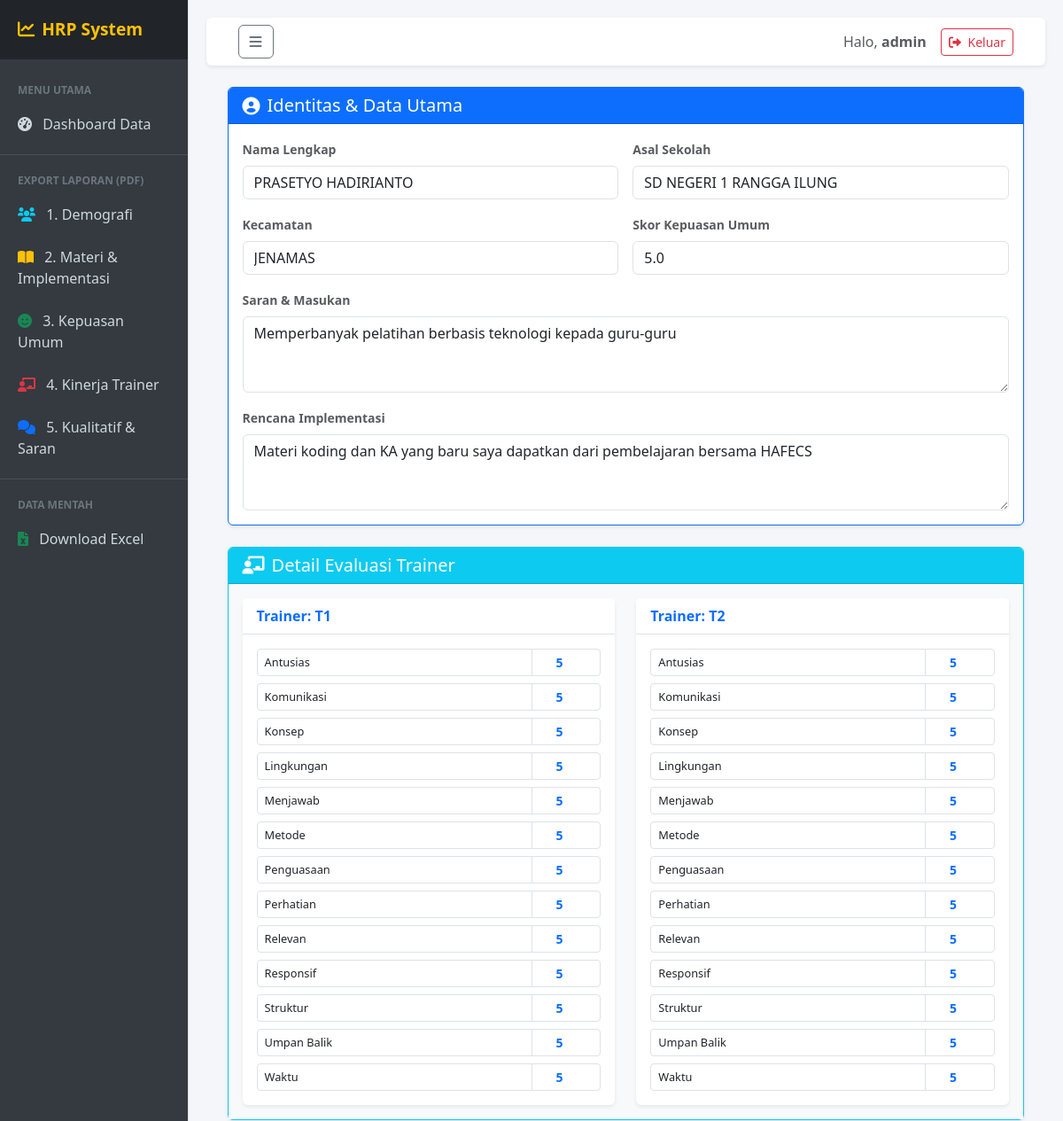
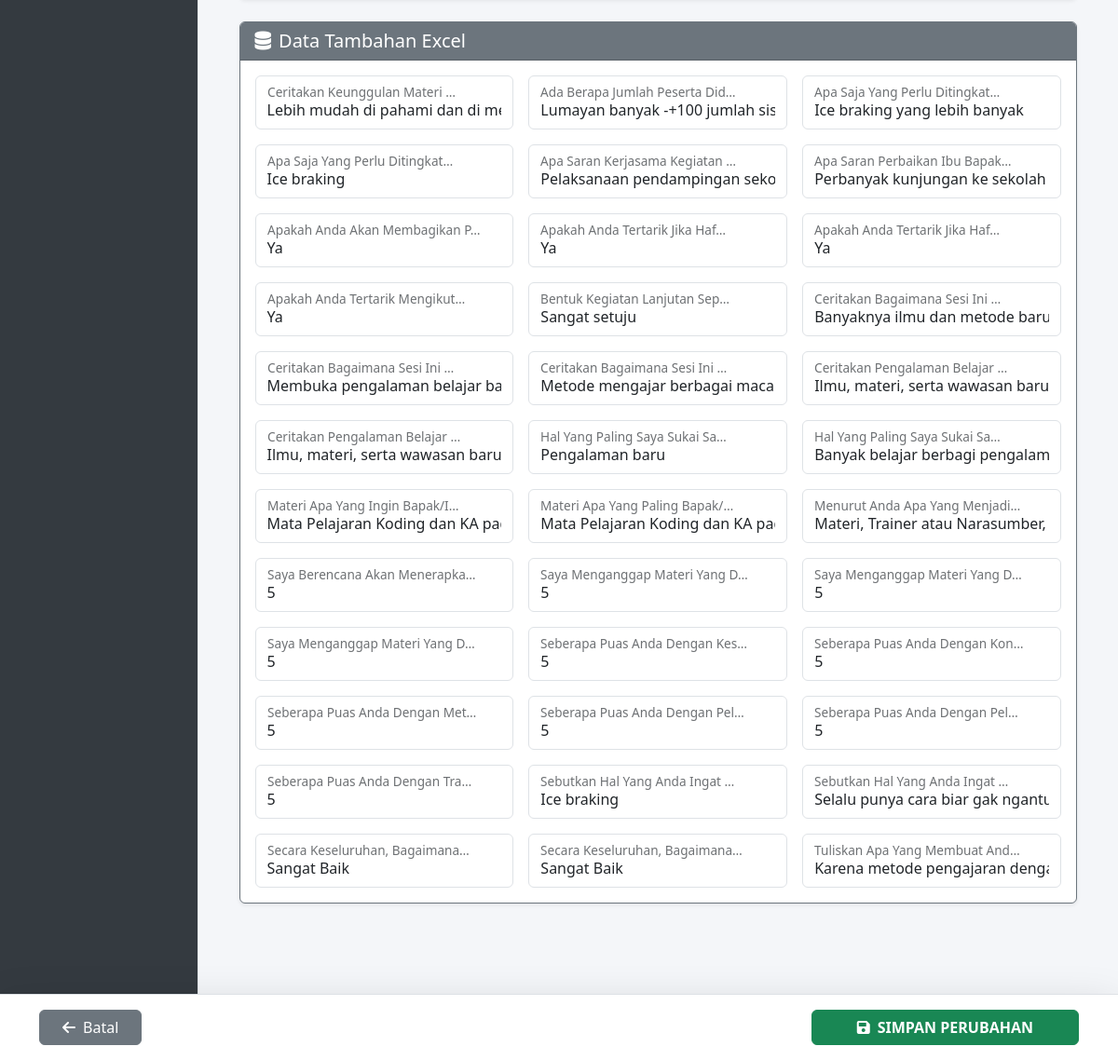
Screenshot of /edit/498/ (signed in) with the database file from the repository (2 pictures, top to bottom).
### reporting/models.py (models this page shows, shortened)
class Peserta(models.Model):
    nama = models.CharField(max_length=150)
    sekolah = models.CharField(max_length=200)
    kecamatan = models.CharField(max_length=100, blank=True, null=True)
    skor_kepuasan = models.FloatField(default=0)
    saran_masukan = models.TextField(blank=True, null=True)
    rencana_implementasi = models.TextField(blank=True, null=True)
    data_trainer = models.JSONField(default=dict, blank=True)
    created_at = models.DateTimeField(auto_now_add=True)

### reporting/views.py (the view)
# urls.py: path('edit/<int:id>/', views.edit_peserta, name='edit_peserta'),
@login_required
def edit_peserta(request, id):
    p = get_object_or_404(Peserta, id=id)
    json_data = p.data_trainer
    if isinstance(json_data, str):
        try: json_data = json.loads(json_data)
        except: json_data = {}
    if not isinstance(json_data, dict): json_data = {}
    form_fields = ['nama', 'sekolah', 'kecamatan', 'skor_kepuasan', 'saran_masukan', 'rencana_implementasi']
    trainer_groups = {} # Untuk menampung skor trainer
    general_fields = [] # Untuk data sisa (materi, dll)
    all_keys = sorted(json_data.keys())
    for key in all_keys:
        if key in form_fields:
            continue # Skip field utama
        val = json_data[key]
        if str(key).startswith("Train_"):
            parts = key.split('_')
            if len(parts) >= 3:
                trainer_name = parts[1]
                instrumen_label = " ".join(parts[2:]).replace('_', ' ').title()
                if trainer_name not in trainer_groups:
                    trainer_groups[trainer_name] = []
                trainer_groups[trainer_name].append({
                    'key': key,         # Nama asli untuk input name
                    'label': instrumen_label, # Nama cantik untuk label
                    'value': val
                })
        else:
            label_cantik = key.replace('_', ' ').title()
            general_fields.append({
                'key': key,
                'label': label_cantik,
                'value': val
            })
    trainer_groups = dict(sorted(trainer_groups.items()))
    if request.method == 'POST':
        form = PesertaForm(request.POST, instance=p)
        if form.is_valid():
            obj = form.save(commit=False)
            json_data['nama'] = obj.nama
            json_data['sekolah'] = obj.sekolah
            json_data['kecamatan'] = obj.kecamatan
            json_data['skor_kepuasan'] = obj.skor_kepuasan
            json_data['saran_masukan'] = obj.saran_masukan
            json_data['rencana_implementasi'] = obj.rencana_implementasi
            for key in json_data.keys():
                input_name = f"dynamic_{key}"
                if input_name in request.POST:
                    new_val = request.POST[input_name]
                    try:
                        if "." in new_val: json_data[key] = float(new_val)
                        else: json_data[key] = int(new_val)
                    except:
                        json_data[key] = new_val
            obj.data_trainer = json_data
            obj.save()
            messages.success(request, "Data berhasil diperbarui!")
            return redirect('home')
    else:
        form = PesertaForm(instance=p)
    context = {
        'form': form,
        'title': 'Edit Data Lengkap',
        'trainer_groups': trainer_groups, # Data Trainer Terpisah
        'general_fields': general_fields  # Data Umum Terpisah
    }
    return render(request, 'form_peserta.html', context)

### reporting/forms.py
class PesertaForm(forms.ModelForm):
    class Meta:
        model = Peserta
        fields = [
            'nama', 'sekolah', 'kecamatan',
            'skor_kepuasan', 'saran_masukan', 'rencana_implementasi'
        ]
        widgets = {
            'nama': forms.TextInput(attrs={'class': 'form-control'}),
            'sekolah': forms.TextInput(attrs={'class': 'form-control'}),
            'kecamatan': forms.TextInput(attrs={'class': 'form-control'}),
            'skor_kepuasan': forms.NumberInput(attrs={'class': 'form-control', 'step': '0.1', 'max': 5}),
            'saran_masukan': forms.Textarea(attrs={'class': 'form-control', 'rows': 3}),
            'rencana_implementasi': forms.Textarea(attrs={'class': 'form-control', 'rows': 3}),
        }

### templates/form_peserta.html (shortened to what this page needs)
{% extends 'base.html' %}
{% block content %}
<div class="container pb-5">
    <form method="post">
        <div class="row g-4 justify-content-center">
            <div class="col-md-12">
                <div class="card shadow-sm border-primary h-100">
                    <div class="card-header bg-primary text-white d-flex align-items-center">
                        <i class="fas fa-user-circle fa-lg me-2"></i>
                        <h5 class="mb-0">Identitas & Data Utama</h5>
                    </div>
                    <div class="card-body">
                        <div class="row g-3">
                            <div class="col-md-6">
                                <label class="form-label fw-bold small text-muted">Nama Lengkap</label>
                                {{ form.nama }}
                            </div>
                            <div class="col-md-6">
                                <label class="form-label fw-bold small text-muted">Asal Sekolah</label>
                                {{ form.sekolah }}
                            </div>
                            <div class="col-md-6">
                                <label class="form-label fw-bold small text-muted">Kecamatan</label>
                                {{ form.kecamatan }}
                            </div>
                            <div class="col-md-6">
                                <label class="form-label fw-bold small text-muted">Skor Kepuasan Umum</label>
                                {{ form.skor_kepuasan }}
                            </div>
                            <div class="col-12">
                                <label class="form-label fw-bold small text-muted">Saran & Masukan</label>
                                {{ form.saran_masukan }}
                            </div>
                            <div class="col-12">
                                <label class="form-label fw-bold small text-muted">Rencana Implementasi</label>
                                {{ form.rencana_implementasi }}
                            </div>
                        </div>
                    </div>
                </div>
            </div>
            {% if trainer_groups %}
            <div class="col-12">
                <div class="card shadow-sm border-info">
                    <div class="card-header bg-info text-white">
                        <h5 class="mb-0"><i class="fas fa-chalkboard-teacher me-2"></i>Detail Evaluasi Trainer</h5>
                    </div>
                    <div class="card-body bg-light">
                        <div class="row g-4">
                            {% for trainer, items in trainer_groups.items %}
                            <div class="col-md-6">
                                <div class="card h-100 border-0 shadow-sm">
                                    <div class="card-header bg-white border-bottom fw-bold text-primary">
                                        Trainer: {{ trainer }}
                                    </div>
                                    <div class="card-body">
                                        <div class="row g-2">
                                            {% for item in items %}
                                            <div class="col-12">
                                                <div class="input-group input-group-sm">
                                                    <span class="input-group-text bg-white text-wrap" style="width: 80%; font-size: 0.8rem;">
                                                        {{ item.label }}
                                                    </span>
                                                    <input type="number" name="dynamic_{{ item.key }}"
                                                           class="form-control text-center fw-bold text-primary"
                                                           value="{{ item.value }}" step="1" min="1" max="5">
                                                </div>
                                            </div>
                                            {% endfor %}
                                        </div>
                                    </div>
                                </div>
                            </div>
                            {% endfor %}
                        </div>
                    </div>
                </div>
            </div>
            {% endif %}
            {% if general_fields %}
            <div class="col-12">
                <div class="card shadow-sm border-secondary">
                    <div class="card-header bg-secondary text-white">
                        <h5 class="mb-0"><i class="fas fa-database me-2"></i>Data Tambahan Excel</h5>
                    </div>
                    <div class="card-body">
                        <div class="row g-3">
                            {% for item in general_fields %}
                            <div class="col-md-4">
                                <div class="form-floating">
                                    <input type="text" class="form-control"
                                           id="gen_{{ item.key }}"
                                           name="dynamic_{{ item.key }}"
                                           value="{{ item.value }}"
                                           placeholder="{{ item.label }}">
                                    <label for="gen_{{ item.key }}">{{ item.label|truncatechars:30 }}</label>
                                </div>
                            </div>
                            {% endfor %}
                        </div>
                    </div>
                </div>
            </div>
            {% endif %}
        </div>
        <div class="fixed-bottom bg-white border-top p-3 shadow-lg" style="z-index: 1030;">
            <div class="container d-flex justify-content-between">
                <a href="{% url 'home' %}" class="btn btn-secondary px-4">
                    <i class="fas fa-arrow-left me-2"></i>Batal
                </a>
                <button type="submit" class="btn btn-success px-5 fw-bold">
                    <i class="fas fa-save me-2"></i>SIMPAN PERUBAHAN
                </button>
            </div>
        </div>
        <div style="height: 100px;"></div>
    </form>
</div>
{% endblock %}

### templates/base.html (shortened to what this page needs)
<!DOCTYPE html>
<html lang="id">
<head>
    <link href="https://cdn.jsdelivr.net/npm/bootstrap@5.3.0/dist/css/bootstrap.min.css" rel="stylesheet">
    <link rel="stylesheet" href="https://cdnjs.cloudflare.com/ajax/libs/font-awesome/6.0.0/css/all.min.css">
</head>
<body>
    <div class="d-flex" id="wrapper">
        <div class="border-end" id="sidebar-wrapper">
            <div class="sidebar-heading">
                <i class="fas fa-chart-line me-2"></i>HRP System
            </div>
            <div class="list-group list-group-flush mt-3">
                <div class="sidebar-label">Menu Utama</div>
                <a href="{% url 'home' %}" class="list-group-item list-group-item-action">
                    <i class="fas fa-tachometer-alt me-2"></i> Dashboard Data
                </a>
                <div class="sidebar-divider"></div>
                <div class="sidebar-label">Export Laporan (PDF)</div>
                <a href="{% url 'download_pdf_table' %}" class="list-group-item list-group-item-action">
                    <i class="fas fa-users me-2 text-info"></i> 1. Demografi
                </a>
                <a href="{% url 'download_report_materi' %}" class="list-group-item list-group-item-action">
                    <i class="fas fa-book-open me-2 text-warning"></i> 2. Materi & Implementasi
                </a>
                <a href="{% url 'download_report_kepuasan' %}" class="list-group-item list-group-item-action">
                    <i class="fas fa-smile me-2 text-success"></i> 3. Kepuasan Umum
                </a>
                <a href="{% url 'download_report_trainer' %}" class="list-group-item list-group-item-action">
                    <i class="fas fa-chalkboard-teacher me-2 text-danger"></i> 4. Kinerja Trainer
                </a>
                <a href="{% url 'download_report_qualitative' %}" class="list-group-item list-group-item-action">
                    <i class="fas fa-comments me-2 text-primary"></i> 5. Kualitatif & Saran
                </a>
                <div class="sidebar-divider"></div>
                <div class="sidebar-label">Data Mentah</div>
                <a href="{% url 'download_excel' %}" class="list-group-item list-group-item-action">
                    <i class="fas fa-file-excel me-2 text-success"></i> Download Excel
                </a>
            </div>
        </div>
        <div id="page-content-wrapper">
            <nav class="navbar navbar-expand-lg navbar-light bg-white shadow-sm rounded mb-4 px-4">
                <div class="container-fluid">
                    <button class="btn btn-outline-secondary" id="menu-toggle"><i class="fas fa-bars"></i></button>
                    <div class="ms-auto d-flex align-items-center">
                        <span class="me-3 text-muted">Halo, <strong>{{ user.username }}</strong></span>
                        <form action="{% url 'logout' %}" method="post">
                            <button class="btn btn-sm btn-outline-danger">
                                <i class="fas fa-sign-out-alt me-1"></i> Keluar
                            </button>
                        </form>
                    </div>
                </div>
            </nav>
            <div class="container-fluid">
                {% block content %}{% endblock %}
            </div>
        </div>
    </div>
</body>
</html>

### templates/base.html (style rules this page uses)
body { background-color: #f4f6f9; overflow-x: hidden; }
#sidebar-wrapper { min-height: 100vh; width: 260px; margin-left: 0; transition: margin 0.25s ease-out; background-color: #343a40; color: #fff; }
#sidebar-wrapper .sidebar-heading { padding: 1.2rem 1.25rem; font-size: 1.2rem; font-weight: bold; background-color: #212529; color: #ffc107; }
#sidebar-wrapper .list-group-item { background-color: #343a40; color: #cfd8dc; border: none; padding: 12px 20px; }
.sidebar-divider { height: 1px; background-color: #495057; margin: 10px 0; }
.sidebar-label { font-size: 0.75rem; text-transform: uppercase; color: #6c757d; padding: 10px 20px 5px; font-weight: bold; }
#page-content-wrapper { width: 100%; padding: 20px; }

### rows the page displays
Peserta: nama "PRASETYO HADIRIANTO", sekolah "SD NEGERI 1 RANGGA ILUNG", kecamatan "JENAMAS", skor_kepuasan "5.0", saran_masukan "Memperbanyak pelatihan berbasis teknologi kepada guru-guru", rencana_implementasi "Materi koding dan KA yang baru saya dapatkan dari pembelajaran bersama HAFECS"

### other values shown
{{ user.username }} "admin"
{{ trainer }} "T1" "T2"
{{ item.label }} "Antusias" "Komunikasi" "Konsep" "Lingkungan" "Menjawab" "Metode" "Penguasaan" "Perhatian" "Relevan" "Responsif" "Struktur" "Umpan Balik" "Waktu" "Antusias" "Komunikasi" "Konsep" "Lingkungan" "Menjawab" "Metode" "Penguasaan" "Perhatian" "Relevan" "Responsif" "Struktur" "Umpan Balik" "Waktu"
